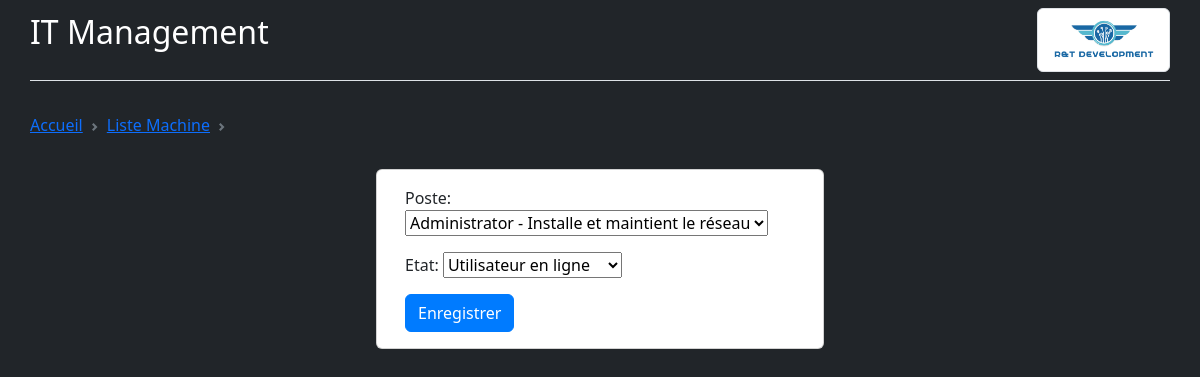
/project/edit_personnel/1 (signed in), run on the app's committed database.
### project/models.py (models this page shows, shortened)
class Personnel(models.Model):
    POSTE =(
        ('Technicien', ("Technicien - S'occupe de la maintenance")),
        ('Manager', ('Manager - Dirige une équipe de techniciens')),
        ('Employee', ('Employee - Travaille sur PC/Mac au bureau')),
        ('Administrator', ('Administrator - Installe et maintient le réseau'))
    )
    ETAT = (
        ('connecte', ('Utilisateur en ligne')),
        ('hors ligne', ('Utilisateur hors ligne')),
    )
    id = models.AutoField(primary_key=True, editable=False)
    nom = models.CharField(max_length=20)
    prenom = models.CharField(max_length=15)
    poste = models.CharField(max_length=32, choices=POSTE, default='Employee')
    etat = models.CharField(max_length=16, choices=ETAT, default='connecte')
    lieu = models.ForeignKey(Infrastructure, on_delete=models.SET_DEFAULT, default=1)

### project/views.py (the view)
# urls.py: path('edit_personnel/<pk>',
@user_passes_test(specific_user_check)
def edit_personnel(request, pk):
    personnel = get_object_or_404(Personnel, id=pk)
    if request.method == 'POST':
        form = PersonnelForm(request.POST, instance=personnel)
        if form.is_valid():
            form.save()
            return redirect('liste_personnel')
    else:
        form = PersonnelForm(instance=personnel)
    return render(request, 'edit_personnel.html', {'form': form})

### project/forms.py
class PersonnelForm(forms.ModelForm):
    class Meta:
        model = Personnel
        fields = ['poste', 'etat']

### project/views.py (called while the page is built)
def specific_user_check(user):
    return user.username == 'admin'

### project/templates/edit_personnel.html (shortened to what this page needs)
{% extends "supprimer_machine.html" %}
{% block content %}
<div class="card container" style="width: 28rem;">
    <div class="card-body">
        <form method="post">
            {{ form.as_p }}
            <button class="btn btn-primary" type="submit">Enregistrer</button>
        </form>
    </div>
</div>
{% endblock %}

### project/static/css/style.css (style rules this page uses)
body { background-color: #212529; color: white; }
.btn-primary { background-color: #007bff; border-color: #007bff; }

### data on the page
Personnel: poste "Administrator - Installe et maintient le réseau", etat "Utilisateur en ligne"
